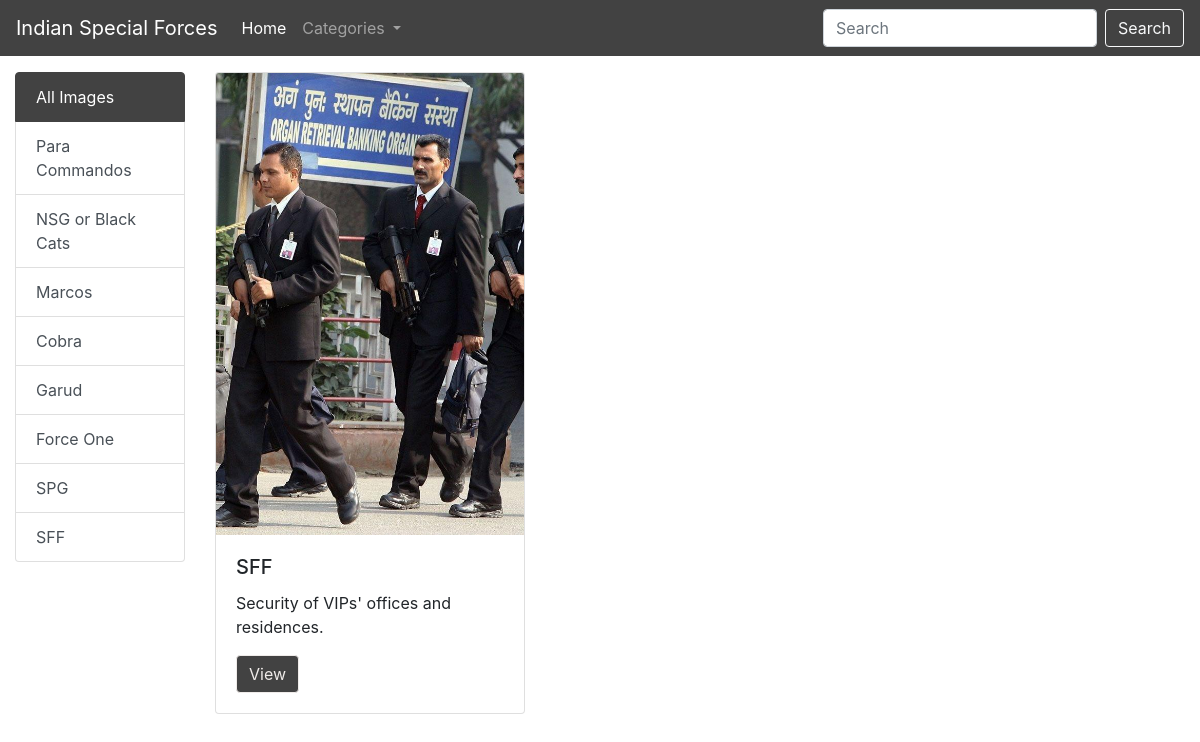
Page /category/14/ on the committed database.
### myapp/models.py (models this page shows, shortened)
class Category(models.Model):
    title = models.CharField(max_length=100)

class Image(models.Model):
    title = models.CharField(max_length=200)
    description = models.TextField()
    image = models.ImageField(upload_to='image')
    added_date = models.DateTimeField()
    cat = models.ForeignKey(Category, on_delete=models.CASCADE)

### imagebazar/views.py (the view)
# urls.py: path('category/<int:cid>/', show_category_page),
def show_category_page(request, cid):
    print(cid)
    cats = Category.objects.all()
    category = Category.objects.get(pk=cid)
    images = Image.objects.filter(cat=category)
    data = {'images': images, 'cats': cats}
    return render(request,"home.html",data)

### templates/home.html (shortened to what this page needs)
<!doctype html>
<html lang="en">
  <head>
    <link rel="stylesheet" href="https://stackpath.bootstrapcdn.com/bootstrap/4.4.1/css/bootstrap.min.css">
  </head>
  {%include 'navbar.html' %}
<div class="container-fluid">
 <div class="row">
  <div class="col-md-2">
      <div class="list-group mt-3">
          <a href="/home" class="list-group-item list-group-item-action active">
            All Images
          </a>
            {% for c in cats %}
            <a href="/category/{{c.pk}}" class="list-group-item list-group-item-action">{{c.title}}</a>
            {% endfor %}
      </div>
  </div>
  <div class="col-md-10">
      <div class="row mt-3">
          <div class="col-md-12">
              <div class="card-columns">
                 {% for i in images %}
                  <div class="card" >
                      <img class="card-img-top" src="/media/{{i.image}}" alt="Card image cap">
                      <div class="card-body">
                          <h5 class="card-title">{{i.title}}</h5>
                             <p class="card-text">{{i.description}}</p>
                                 <a href="#" class="btn btn-primary" onclick="showModelwithImage('{{i.image}}')">View</a>
                      </div>
                  </div>
                  {% endfor %}
              </div>
          </div>
      </div>
  </div>
 </div>
 </div>
  </body>
</html>

### templates/home.html (style rules this page uses)
.list-group-item.active { background:#424242!important; border-color:#424242!important; }
.btn-primary { color: #efebe9; background-color: #424242; border-color: #efebe9; }

### rows in the picture
Category: title "Para Commandos"
Category: title "NSG or Black Cats"
Category: title "Marcos"
Category: title "Cobra"
Category: title "Garud"
Category: title "Force One"
Category: title "SPG"
Category: title "SFF"
Image: image (picture), title "SFF", description "Security of VIPs' offices and residences."
